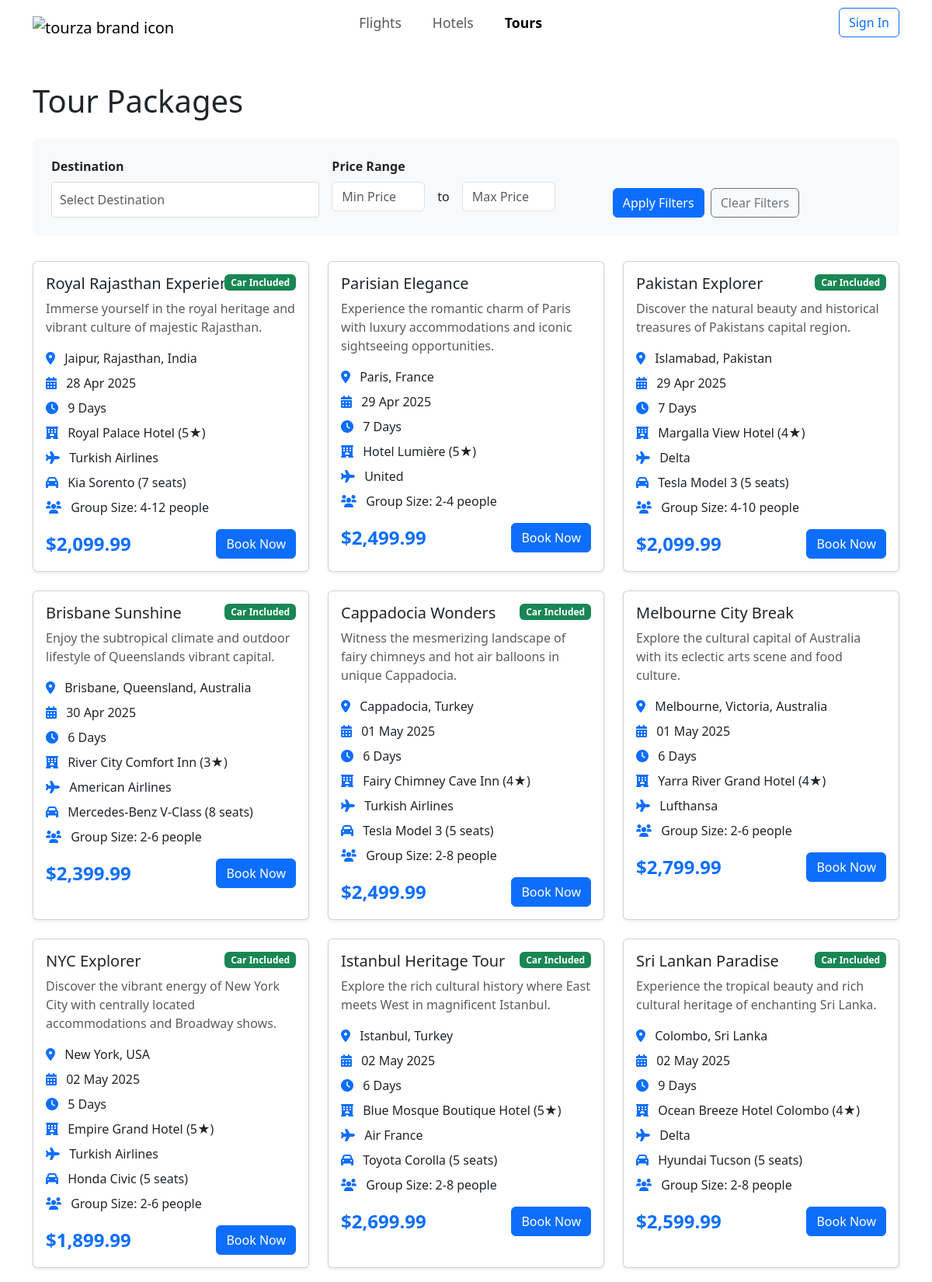
The app's page /tours.php (upper part) with its own data.
### tables this page shows
CREATE TABLE `tours` (
  `Tour_ID` int(11) NOT NULL AUTO_INCREMENT,
  `Tour_Name` varchar(100) NOT NULL,
  `Description` text DEFAULT NULL,
  `Destination` varchar(100) NOT NULL,
  `Duration_Days` int(11) NOT NULL,
  `H_Hotel_ID` int(11) NOT NULL,
  `Room_Type` varchar(50) NOT NULL,
  `P_Plane_ID` int(11) NOT NULL,
  `Seat_Class` varchar(30) NOT NULL,
  `Min_People` int(11) NOT NULL,
  `Max_People` int(11) NOT NULL,
  `Price_Per_Person` decimal(10,2) NOT NULL,
  `Includes_Car_Rental` tinyint(1) DEFAULT 0,
  `C_Car_ID` int(11) DEFAULT NULL,
  `Tour_Start_Date` date NOT NULL,
  PRIMARY KEY (`Tour_ID`),
  KEY `H_Hotel_ID` (`H_Hotel_ID`),
  KEY `P_Plane_ID` (`P_Plane_ID`),
  KEY `C_Car_ID` (`C_Car_ID`),
  CONSTRAINT `tours_ibfk_1` FOREIGN KEY (`H_Hotel_ID`) REFERENCES `hotels` (`Hotel_ID`),
  CONSTRAINT `tours_ibfk_2` FOREIGN KEY (`P_Plane_ID`) REFERENCES `flights` (`id`),
  CONSTRAINT `tours_ibfk_3` FOREIGN KEY (`C_Car_ID`) REFERENCES `rental_cars` (`Car_ID`)
);

CREATE TABLE `hotels` (
  `Hotel_ID` int(11) NOT NULL,
  `Location` varchar(100) NOT NULL,
  `Name` varchar(100) NOT NULL,
  `Stars` varchar(20) DEFAULT NULL,
  PRIMARY KEY (`Hotel_ID`)
);

CREATE TABLE `flights` (
  `id` int(11) NOT NULL AUTO_INCREMENT,
  `airline` varchar(100) NOT NULL,
  `departure_airport_code` varchar(10) NOT NULL,
  `departure_airport_name` varchar(100) NOT NULL,
  `departure_city` varchar(100) NOT NULL,
  `departure_country` varchar(100) NOT NULL,
  `arrival_airport_code` varchar(10) NOT NULL,
  `arrival_airport_name` varchar(100) NOT NULL,
  `arrival_city` varchar(100) NOT NULL,
  `arrival_country` varchar(100) NOT NULL,
  `departure_time` datetime NOT NULL,
  `arrival_time` datetime NOT NULL,
  `duration` int(11) NOT NULL,
  `class` enum('economy','business') NOT NULL,
  `price` decimal(10,2) NOT NULL,
  `created_at` timestamp NOT NULL DEFAULT current_timestamp(),
  PRIMARY KEY (`id`)
);

CREATE TABLE `rental_cars` (
  `Car_ID` int(11) NOT NULL,
  `Model` varchar(50) DEFAULT NULL,
  `Capacity` int(11) DEFAULT NULL,
  PRIMARY KEY (`Car_ID`)
);

### auth.php (called while the page is built, shortened)
<?php
class Auth {
    public function isLoggedIn() {
        return isset($_SESSION['user_id']);
    }
}
?>

### tours.php (the view, shortened to what this page needs)
<?php
require_once 'auth.php';
$auth = new Auth();
$isLoggedIn = $auth->isLoggedIn();
$currentUser = $auth->getCurrentUser();
$destination = $_GET['destination'] ?? '';
$minPrice = $_GET['min_price'] ?? '';
$maxPrice = $_GET['max_price'] ?? '';
$query = "SELECT t.*, h.Name as Hotel_Name, h.Stars, h.Location as Hotel_Location,
          f.airline, f.departure_time, f.arrival_time, f.departure_airport_code, f.arrival_airport_code, f.departure_city, f.arrival_city, f.departure_country, f.arrival_country,
          rc.Model as Car_Model, rc.Capacity as Car_Capacity
          FROM tours t
          LEFT JOIN hotels h ON t.H_Hotel_ID = h.Hotel_ID
          LEFT JOIN flights f ON t.P_Plane_ID = f.id
          LEFT JOIN rental_cars rc ON t.C_Car_ID = rc.Car_ID
          WHERE 1=1";
$params = [];
$query .= " ORDER BY t.Tour_Start_Date";
$stmt = $pdo->prepare($query);
$stmt->execute($params);
$tours = $stmt->fetchAll();
?>
<!DOCTYPE html>
<html lang="en">
<head>
    <link href="https://cdn.jsdelivr.net/npm/bootstrap@5.3.0/dist/css/bootstrap.min.css" rel="stylesheet">
    <link href="https://cdnjs.cloudflare.com/ajax/libs/font-awesome/6.0.0/css/all.min.css" rel="stylesheet">
    <link href="./styles.css" rel="stylesheet">
</head>
<body>
    <nav class="navbar navbar-expand-lg">
        <div class="container-fluid">
            <a class="navbar-brand" href="index.php"><img src="./images/logo.svg" alt="tourza brand icon"></a>
            <ul class="navbar-nav flex-row ms-3 justify-content-center" style="gap: 1.5rem; font-weight: 500; font-size: 1.1rem;">
                <li class="nav-item"><a class="nav-link px-2" href="index.php#flight-search">Flights</a></li>
                <li class="nav-item"><a class="nav-link px-2" href="index.php#hotel-search">Hotels</a></li>
                <li class="nav-item"><a class="nav-link px-2 active" href="tours.php">Tours</a></li>
            </ul>
            <div class="d-flex">
                <?php if ($isLoggedIn): ?>
                    <div class="dropdown">
                        <button class="btn btn-link dropdown-toggle" type="button" id="userDropdown" data-bs-toggle="dropdown" aria-expanded="false">
                            <img src="<?php echo $currentUser['profile_picture'] ?? './images/default-avatar.png'; ?>" alt="Profile" class="rounded-circle me-2" style="width: 24px; height: 24px;">
                            <?php echo $currentUser['first_name']; ?>
                        </button>
                        <ul class="dropdown-menu" aria-labelledby="userDropdown">
                            <li><a class="dropdown-item" href="profile.php">Profile</a></li>
                            <li><a class="dropdown-item" href="bookings.php">My Bookings</a></li>
                            <li><hr class="dropdown-divider"></li>
                            <li><a class="dropdown-item" href="#" onclick="logout()">Sign Out</a></li>
                        </ul>
                    </div>
                <?php else: ?>
                    <button class="btn btn-outline-primary" data-bs-toggle="modal" data-bs-target="#authModal">
                        Sign In
                    </button>
                <?php endif; ?>
            </div>
        </div>
    </nav>
    <div class="container py-5">
        <h1 class="mb-4">Tour Packages</h1>
        <div class="filter-section">
            <form method="GET" class="row g-3">
                <div class="col-md-4">
                    <label for="destination" class="form-label">Destination</label>
                    <div class="location-input" style="position:relative;">
                        <input type="text" class="form-control" id="destination" name="destination" value="<?php echo htmlspecialchars($destination); ?>" placeholder="Select Destination" autocomplete="off">
                    </div>
                </div>
                <div class="col-md-4">
                    <label class="form-label">Price Range</label>
                    <div class="price-range">
                        <input type="number" class="form-control" name="min_price" placeholder="Min Price" value="<?php echo $minPrice; ?>">
                        <span>to</span>
                        <input type="number" class="form-control" name="max_price" placeholder="Max Price" value="<?php echo $maxPrice; ?>">
                    </div>
                </div>
                <div class="col-md-4 d-flex align-items-end">
                    <button type="submit" class="btn btn-primary me-2">Apply Filters</button>
                    <a href="tours.php" class="btn btn-outline-secondary">Clear Filters</a>
                </div>
            </form>
        </div>
        <div class="row g-4">
            <?php if (empty($tours)): ?>
                <div class="col-12">
                    <div class="alert alert-info">
                        No tours found matching your criteria. Please try different filters.
                    </div>
                </div>
            <?php else: ?>
                <?php foreach ($tours as $tour): ?>
                    <div class="col-md-6 col-lg-4">
                        <div class="card tour-card shadow-sm">
                            <div class="card-body">
                                <?php if ($tour['Includes_Car_Rental']): ?>
                                    <span class="badge bg-success tour-badge">Car Included</span>
                                <?php endif; ?>
                                <h5 class="card-title"><?php echo htmlspecialchars($tour['Tour_Name']); ?></h5>
                                <p class="card-text text-muted"><?php echo htmlspecialchars($tour['Description']); ?></p>
                                <ul class="tour-features">
                                    <li><i class="fas fa-map-marker-alt"></i> <?php echo htmlspecialchars($tour['Destination']); ?></li>
                                    <li><i class="fas fa-calendar-alt"></i> <?php echo date('d M Y', strtotime($tour['Tour_Start_Date'])); ?></li>
                                    <li><i class="fas fa-clock"></i> <?php echo $tour['Duration_Days']; ?> Days</li>
                                    <li><i class="fas fa-hotel"></i> <?php echo htmlspecialchars($tour['Hotel_Name']); ?> (<?php echo $tour['Stars']; ?>★)</li>
                                    <li><i class="fas fa-plane"></i> <?php echo htmlspecialchars($tour['airline']); ?></li>
                                    <?php if ($tour['Includes_Car_Rental']): ?>
                                        <li><i class="fas fa-car"></i> <?php echo htmlspecialchars($tour['Car_Model']); ?> (<?php echo $tour['Car_Capacity']; ?> seats)</li>
                                    <?php endif; ?>
                                    <li><i class="fas fa-users"></i> Group Size: <?php echo $tour['Min_People']; ?>-<?php echo $tour['Max_People']; ?> people</li>
                                </ul>
                                <div class="d-flex justify-content-between align-items-center mt-3">
                                    <div class="tour-price">$<?php echo number_format($tour['Price_Per_Person'], 2); ?></div>
                                    <a class="btn btn-primary" href="checkout.php?type=tour&id=<?php echo $tour['Tour_ID']; ?>">Book Now</a>
                                </div>
                            </div>
                        </div>
                    </div>
                <?php endforeach; ?>
            <?php endif; ?>
        </div>
    </div>
</body>
</html>

### styles.css (style rules this page uses)
.container-fluid { max-width: 1140px; }
.navbar-brand { margin-right: -160px; }
.navbar-brand>img { height: 180px; margin-bottom: -380px; margin-top: -370px; }
.location-input { position: relative; }
.location-input input { width: 100%; border: 1px solid #ddd; border-radius: 4px; background-color: white; cursor: pointer; padding: 10px; }
.nav-link.active { color: #0d6efd; font-weight: bold; }
.form-label { font-weight: bold; }

### tours.php (style rules this page uses)
.tour-card { transition: transform 0.2s; height: 100%; }
.tour-price { font-size: 1.5rem; font-weight: bold; color: #0d6efd; }
.tour-features { list-style: none; padding-left: 0; }
.tour-features li { margin-bottom: 0.5rem; }
.tour-features i { color: #0d6efd; margin-right: 0.5rem; }
.tour-badge { position: absolute; top: 1rem; right: 1rem; }
.filter-section { background: #f8f9fa; padding: 1.5rem; border-radius: 8px; margin-bottom: 2rem; }
.price-range { display: flex; gap: 1rem; align-items: center; }
.price-range input { width: 120px; }

### records on screen
tours: Includes_Car_Rental "Car Included", Tour_Name "Royal Rajasthan Experience", Description "Immerse yourself in the royal heritage and vibrant culture of majestic Rajasthan.", Destination "Jaipur, Rajasthan, India", Tour_Start_Date "28 Apr 2025", Duration_Days "9", H_Hotel_ID.Name "Royal Palace Hotel", H_Hotel_ID.Stars "5", P_Plane_ID.airline "Turkish Airlines", C_Car_ID.Model "Kia Sorento", C_Car_ID.Capacity "7", Min_People "4", Max_People "12", Price_Per_Person "2,099.99"
tours: Tour_Name "Parisian Elegance", Description "Experience the romantic charm of Paris with luxury accommodations and iconic sightseeing opportunities.", Destination "Paris, France", Tour_Start_Date "29 Apr 2025", Duration_Days "7", H_Hotel_ID.Name "Hotel Lumière", H_Hotel_ID.Stars "5", P_Plane_ID.airline "United", Min_People "2", Max_People "4", Price_Per_Person "2,499.99"
tours: Includes_Car_Rental "Car Included", Tour_Name "Pakistan Explorer", Description "Discover the natural beauty and historical treasures of Pakistans capital region.", Destination "Islamabad, Pakistan", Tour_Start_Date "29 Apr 2025", Duration_Days "7", H_Hotel_ID.Name "Margalla View Hotel", H_Hotel_ID.Stars "4", P_Plane_ID.airline "Delta", C_Car_ID.Model "Tesla Model 3", C_Car_ID.Capacity "5", Min_People "4", Max_People "10", Price_Per_Person "2,099.99"
tours: Includes_Car_Rental "Car Included", Tour_Name "Brisbane Sunshine", Description "Enjoy the subtropical climate and outdoor lifestyle of Queenslands vibrant capital.", Destination "Brisbane, Queensland, Australia", Tour_Start_Date "30 Apr 2025", Duration_Days "6", H_Hotel_ID.Name "River City Comfort Inn", H_Hotel_ID.Stars "3", P_Plane_ID.airline "American Airlines", C_Car_ID.Model "Mercedes-Benz V-Class", C_Car_ID.Capacity "8", Min_People "2", Max_People "6", Price_Per_Person "2,399.99"
tours: Includes_Car_Rental "Car Included", Tour_Name "Cappadocia Wonders", Description "Witness the mesmerizing landscape of fairy chimneys and hot air balloons in unique Cappadocia.", Destination "Cappadocia, Turkey", Tour_Start_Date "01 May 2025", Duration_Days "6", H_Hotel_ID.Name "Fairy Chimney Cave Inn", H_Hotel_ID.Stars "4", P_Plane_ID.airline "Turkish Airlines", C_Car_ID.Model "Tesla Model 3", C_Car_ID.Capacity "5", Min_People "2", Max_People "8", Price_Per_Person "2,499.99"
tours: Tour_Name "Melbourne City Break", Description "Explore the cultural capital of Australia with its eclectic arts scene and food culture.", Destination "Melbourne, Victoria, Australia", Tour_Start_Date "01 May 2025", Duration_Days "6", H_Hotel_ID.Name "Yarra River Grand Hotel", H_Hotel_ID.Stars "4", P_Plane_ID.airline "Lufthansa", Min_People "2", Max_People "6", Price_Per_Person "2,799.99"
tours: Includes_Car_Rental "Car Included", Tour_Name "NYC Explorer", Description "Discover the vibrant energy of New York City with centrally located accommodations and Broadway shows.", Destination "New York, USA", Tour_Start_Date "02 May 2025", Duration_Days "5", H_Hotel_ID.Name "Empire Grand Hotel", H_Hotel_ID.Stars "5", P_Plane_ID.airline "Turkish Airlines", C_Car_ID.Model "Honda Civic", C_Car_ID.Capacity "5", Min_People "2", Max_People "6", Price_Per_Person "1,899.99"
tours: Includes_Car_Rental "Car Included", Tour_Name "Istanbul Heritage Tour", Description "Explore the rich cultural history where East meets West in magnificent Istanbul.", Destination "Istanbul, Turkey", Tour_Start_Date "02 May 2025", Duration_Days "6", H_Hotel_ID.Name "Blue Mosque Boutique Hotel", H_Hotel_ID.Stars "5", P_Plane_ID.airline "Air France", C_Car_ID.Model "Toyota Corolla", C_Car_ID.Capacity "5", Min_People "2", Max_People "8", Price_Per_Person "2,699.99"
tours: Includes_Car_Rental "Car Included", Tour_Name "Sri Lankan Paradise", Description "Experience the tropical beauty and rich cultural heritage of enchanting Sri Lanka.", Destination "Colombo, Sri Lanka", Tour_Start_Date "02 May 2025", Duration_Days "9", H_Hotel_ID.Name "Ocean Breeze Hotel Colombo", H_Hotel_ID.Stars "4", P_Plane_ID.airline "Delta", C_Car_ID.Model "Hyundai Tucson", C_Car_ID.Capacity "5", Min_People "2", Max_People "8", Price_Per_Person "2,599.99"
